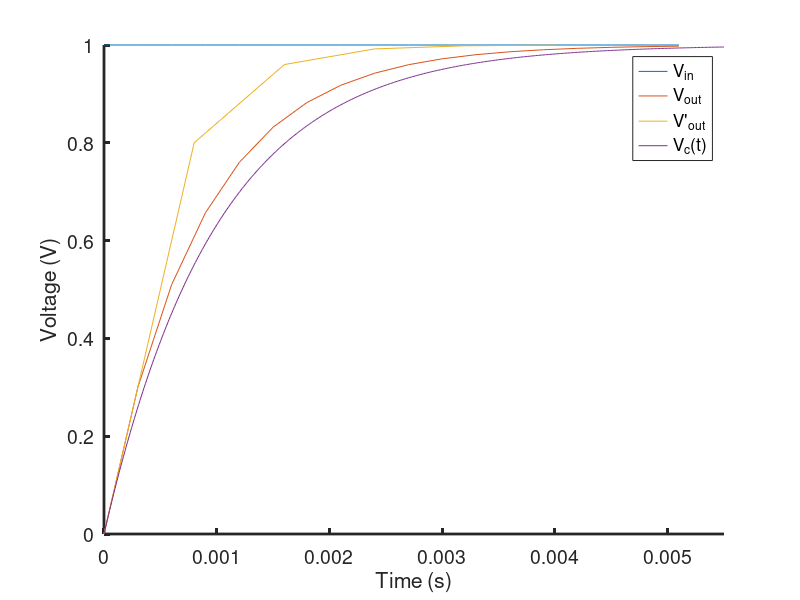

This chart was generated by the following MATLAB code:

%%

h = 3*10^-4; %interval of discrete time steps
R = 1000; %resitance
C = 1*10^-6; %capacitance
h_ = 8*10^-4;

length = 5.5*10^-3;
steps = fix(length/h);
steps_ = fix(length/h_);

Vin = ones(1, steps);

Vc = zeros(1, steps);

for i = [1:(steps-1)]
    Vc(i+1) = (1-h/(R*C))*Vc(i) + (h/(R*C))*Vin(i);
end

Vc_ = zeros(1, steps_);

for i =[1:(steps_-1)]
    Vc_(i+1) = (1-h_/(R*C))*Vc_(i) + (h_/(R*C))*Vin(i);
end


figure();
hold on;
%plot the input voltage
plot([0:steps-1]*h, Vin); 
%plot the voltage across the capacitor with time steps of h
plot([0:steps-1]*h, Vc); 
%plot the voltage across the capacitor with time steps of h'
plot([0:steps_-1]*h_, Vc_); 
%plot the voltage across capacitor with the continous function
fplot(@(x) (1-exp(-x/(R*C))),[0 length]); 

set(gca, 'linewidth', 2);
set(gca, 'fontsize', 14);
xlabel("Time (s)")
ylabel("Voltage (V)");
legend("V_{in}", "V_{out}", "V'_{out}", "V_c(t)");
hold off;
